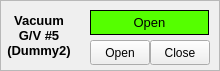
  <widget class="QFrame" name="frame_12" >
   <property name="geometry" >
    <rect>
     <x>880</x>
     <y>10</y>
     <width>220</width>
     <height>71</height>
    </rect>
   </property>
   <property name="frameShape" >
    <enum>QFrame::StyledPanel</enum>
   </property>
   <property name="frameShadow" >
    <enum>QFrame::Raised</enum>
   </property>
   <widget class="QLabel" name="lbVC5" >
    <property name="geometry" >
     <rect>
      <x>0</x>
      <y>10</y>
      <width>78</width>
      <height>51</height>
     </rect>
    </property>
    <property name="font" >
     <font>
      <pointsize>10</pointsize>
      <weight>75</weight>
      <bold>true</bold>
     </font>
    </property>
    <property name="frameShape" >
     <enum>QFrame::NoFrame</enum>
    </property>
    <property name="frameShadow" >
     <enum>QFrame::Raised</enum>
    </property>
    <property name="text" >
     <string>Vacuum
G/V #5
(Dummy2)</string>
    </property>
    <property name="alignment" >
     <set>Qt::AlignCenter</set>
    </property>
   </widget>
   <widget class="CAPushButton" name="capbVC5_1" >
    <property name="geometry" >
     <rect>
      <x>90</x>
      <y>40</y>
      <width>60</width>
      <height>25</height>
     </rect>
    </property>
    <property name="text" >
     <string>Open</string>
    </property>
    <property name="buttonType" >
     <enum>CAPushButton::PulseButton</enum>
    </property>
    <property name="pvname" >
     <string>EC1_ECMD_DUM2VAV_OPEN_ON</string>
    </property>
    <property name="truelabel" >
     <string>Open</string>
    </property>
    <property name="falselabel" >
     <string>Open</string>
    </property>
    <property name="selColor" >
     <color>
      <red>0</red>
      <green>170</green>
      <blue>0</blue>
     </color>
    </property>
    <property name="selTColor" >
     <color>
      <red>0</red>
      <green>0</green>
      <blue>0</blue>
     </color>
    </property>
   </widget>
   <widget class="CAPushButton" name="capbVC5_2" >
    <property name="geometry" >
     <rect>
      <x>150</x>
      <y>40</y>
      <width>60</width>
      <height>25</height>
     </rect>
    </property>
    <property name="text" >
     <string>Close</string>
    </property>
    <property name="buttonType" >
     <enum>CAPushButton::PulseButton</enum>
    </property>
    <property name="pvname" >
     <string>EC1_ECMD_DUM2VAV_OPEN_OFF</string>
    </property>
    <property name="truelabel" >
     <string>Close</string>
    </property>
    <property name="falselabel" >
     <string>Close</string>
    </property>
    <property name="selColor" >
     <color>
      <red>255</red>
      <green>0</green>
      <blue>0</blue>
     </color>
    </property>
    <property name="selTColor" >
     <color>
      <red>255</red>
      <green>255</green>
      <blue>255</blue>
     </color>
    </property>
   </widget>
   <widget class="CALabel" name="calbVGV5" >
    <property name="geometry" >
     <rect>
      <x>90</x>
      <y>10</y>
      <width>119</width>
      <height>25</height>
     </rect>
    </property>
    <property name="palette" >
     <palette>
      <active>
       <colorrole role="Window" >
        <brush brushstyle="SolidPattern" >
         <color alpha="255" >
          <red>85</red>
          <green>255</green>
          <blue>0</blue>
         </color>
        </brush>
       </colorrole>
      </active>
      <inactive>
       <colorrole role="Window" >
        <brush brushstyle="SolidPattern" >
         <color alpha="255" >
          <red>85</red>
          <green>255</green>
          <blue>0</blue>
         </color>
        </brush>
       </colorrole>
      </inactive>
      <disabled>
       <colorrole role="Window" >
        <brush brushstyle="SolidPattern" >
         <color alpha="255" >
          <red>239</red>
          <green>239</green>
          <blue>239</blue>
         </color>
        </brush>
       </colorrole>
      </disabled>
     </palette>
    </property>
    <property name="font" >
     <font>
      <pointsize>10</pointsize>
     </font>
    </property>
    <property name="autoFillBackground" >
     <bool>true</bool>
    </property>
    <property name="frameShape" >
     <enum>QFrame::Box</enum>
    </property>
    <property name="text" >
     <string>Open</string>
    </property>
    <property name="alignment" >
     <set>Qt::AlignCenter</set>
    </property>
    <property name="pvname" >
     <string/>
    </property>
    <property name="cmode" stdset="0" >
     <enum>CALabel::Alarm</enum>
    </property>
    <property name="fillcol" stdset="0" >
     <color>
      <red>85</red>
      <green>255</green>
      <blue>0</blue>
     </color>
    </property>
    <property name="truelabel" >
     <string>Pump On</string>
    </property>
    <property name="falselabel" >
     <string>Pump Off</string>
    </property>
   </widget>
   <widget class="CADisplayer" name="cadpVGV5" >
    <property name="geometry" >
     <rect>
      <x>10</x>
      <y>0</y>
      <width>60</width>
      <height>25</height>
     </rect>
    </property>
    <property name="nuformat" stdset="0" >
     <enum>CADisplayer::Integer</enum>
    </property>
    <property name="pvname" >
     <string>EC1_VAC_GTV_DUMS2</string>
    </property>
    <property name="lineWidth" stdset="0" >
     <number>1</number>
    </property>
    <property name="fillcol" stdset="0" >
     <color>
      <red>255</red>
      <green>255</green>
      <blue>0</blue>
     </color>
    </property>
   </widget>
  </widget>
